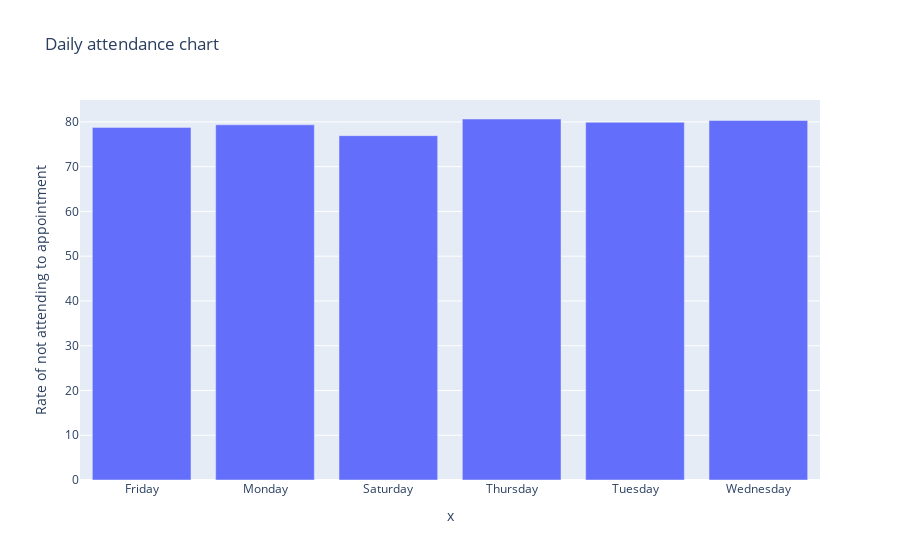

Write notebook code for a chart like this one.
### Markdown cell above
#### Randevuya katılım oranları
> Aşağıdaki grafiğe bakarak en çok cumartesi günleri alınan randevuların katılım oranının düşük olduğu görünmekte

### Code cell
plt.figure(figsize=(20, 15))
samedayrate=appdaysn/(appdaysn+appdaysy)*100
import plotly.express as px

fig = px.bar(data_frame=dayrate, 
             x=samedayrate.index, 
             y=samedayrate.values,title="Daily attendance chart",
                 labels={"index": "What day was an appointment",  
                         "y": "Rate of not attending to appointment"})

fig.show()

### Figure 1 — Plotly figure (JSON) as saved in the notebook; plotly's stock layout.template omitted (floating-point values rounded to 4 significant figures)
{"data": [{"alignmentgroup": "True", "hovertemplate": "x=%{x}<br>Rate of not attending to appointment=%{y}<extra></extra>", "legendgroup": "", "marker": {"color": "#636efa"}, "name": "", "offsetgroup": "", "orientation": "v", "showlegend": false, "textposition": "auto", "type": "bar", "x": ["Friday", "Monday", "Saturday", "Thursday", "Tuesday", "Wednesday"], "xaxis": "x", "y": [78.77, 79.35, 76.92, 80.65, 79.91, 80.31], "yaxis": "y"}], "layout": {"barmode": "relative", "legend": {"tracegroupgap": 0}, "title": {"text": "Daily attendance chart"}, "xaxis": {"anchor": "y", "domain": [0, 1], "title": {"text": "x"}}, "yaxis": {"anchor": "x", "domain": [0, 1], "title": {"text": "Rate of not attending to appointment"}}}}
